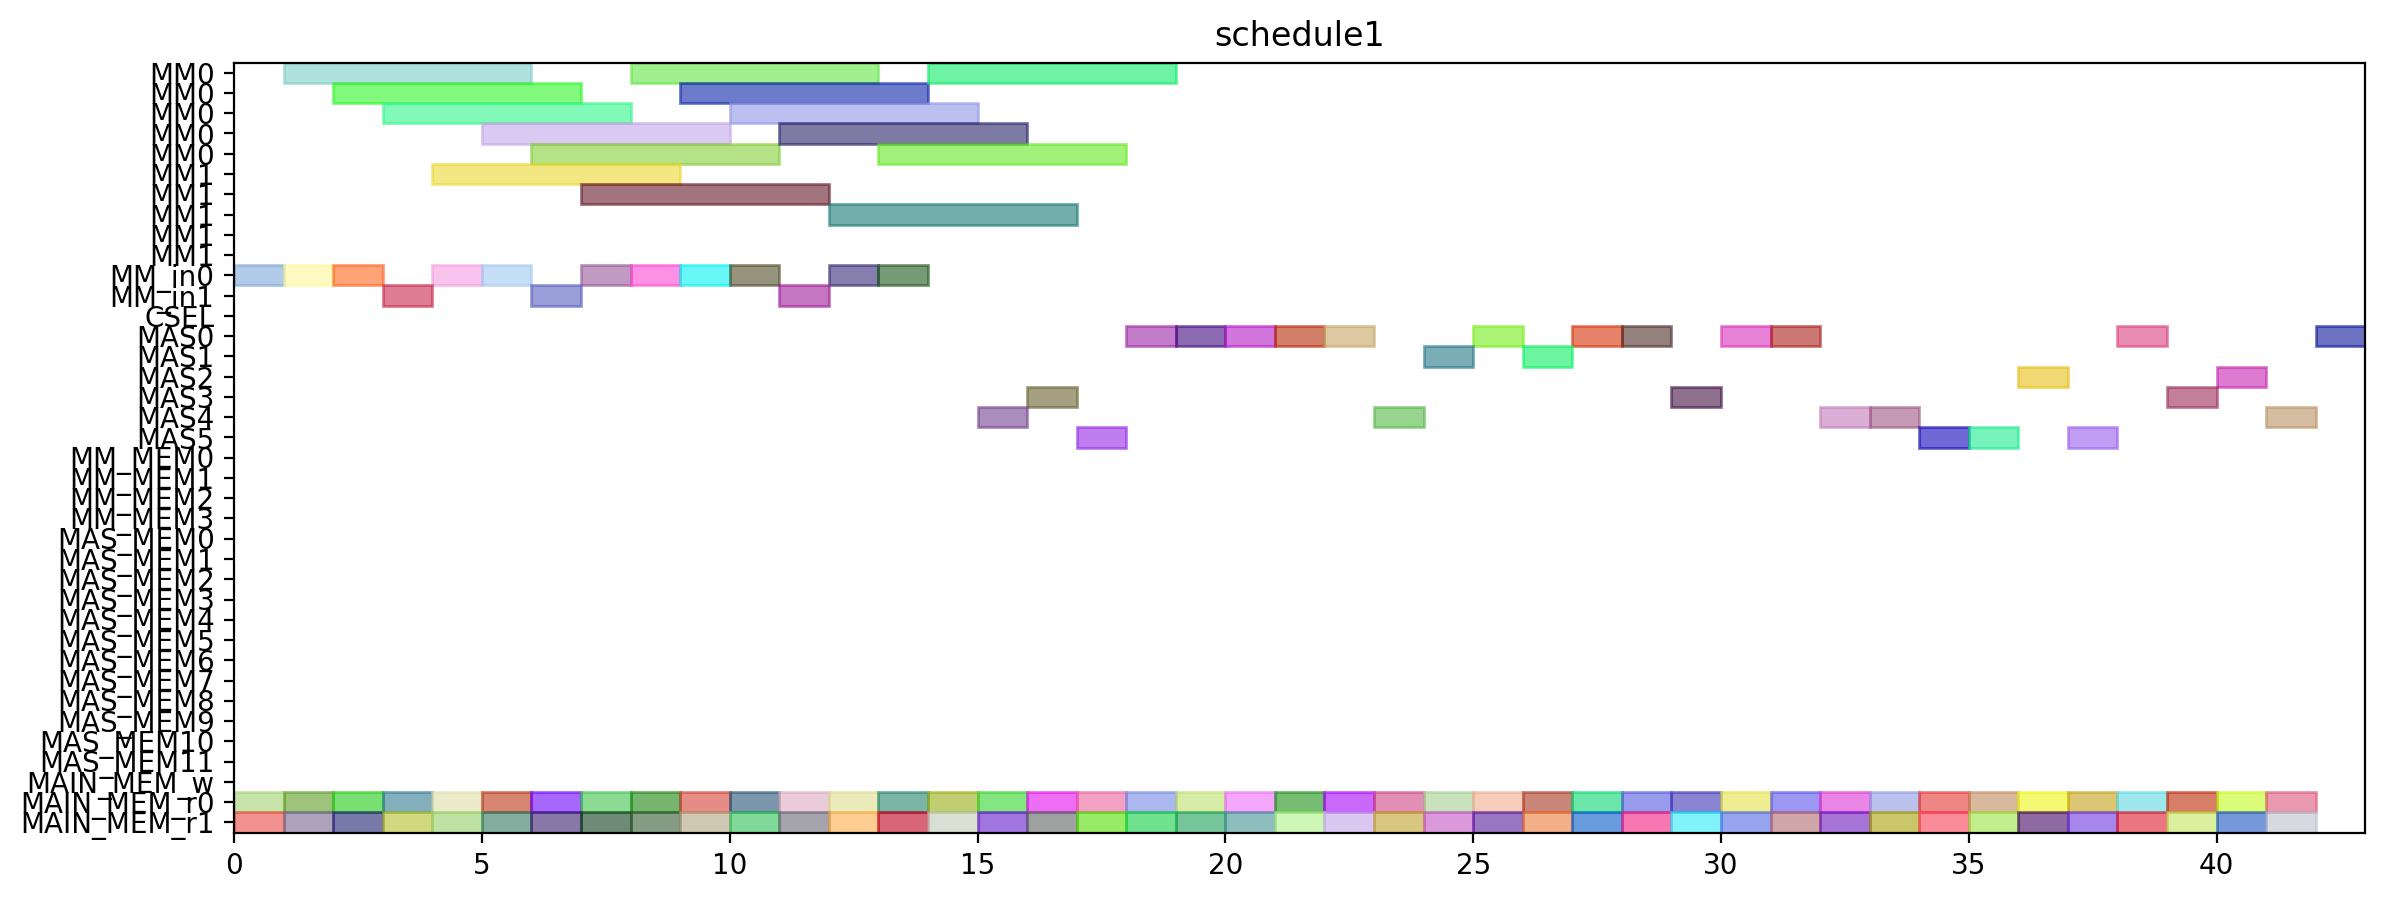

Generate this figure with Python:
from pyschedule import Scenario, solvers, plotters, alt


def solve():
	horizon = 151
	S = Scenario("schedule1", horizon=horizon)

	# resource
	MM = S.Resources('MM', num=2, size=5)
	MM_in = S.Resources('MM_in', num=2)
	CSEL = S.Resource('CSEL')
	MAS = S.Resources('MAS', num=6, size=1, periods=range(1, horizon))
	MM_MEM = S.Resources('MM_MEM', num=4)
	MAS_MEM = S.Resources('MAS_MEM', num=12)
	MAIN_MEM_w = S.Resource('MAIN_MEM_w', size=1)
	MAIN_MEM_r = S.Resources('MAIN_MEM_r', num=2)

	# result of previous scheduling
	t1_t1_in = S.Task('t1_t1_in', length=1, delay_cost=1)
	S += t1_t1_in >= 0
	t1_t1_in += MM_in[0]

	t1_t1_mem0 = S.Task('t1_t1_mem0', length=1, delay_cost=1)
	S += t1_t1_mem0 >= 0
	t1_t1_mem0 += MAIN_MEM_r[0]

	t1_t1_mem1 = S.Task('t1_t1_mem1', length=1, delay_cost=1)
	S += t1_t1_mem1 >= 0
	t1_t1_mem1 += MAIN_MEM_r[1]

	t1_t1 = S.Task('t1_t1', length=5, delay_cost=1)
	S += t1_t1 >= 1
	t1_t1 += MM[0]

	t4_t8_t1_in = S.Task('t4_t8_t1_in', length=1, delay_cost=1)
	S += t4_t8_t1_in >= 1
	t4_t8_t1_in += MM_in[0]

	t4_t8_t1_mem0 = S.Task('t4_t8_t1_mem0', length=1, delay_cost=1)
	S += t4_t8_t1_mem0 >= 1
	t4_t8_t1_mem0 += MAIN_MEM_r[0]

	t4_t8_t1_mem1 = S.Task('t4_t8_t1_mem1', length=1, delay_cost=1)
	S += t4_t8_t1_mem1 >= 1
	t4_t8_t1_mem1 += MAIN_MEM_r[1]

	t4_t2_t1_in = S.Task('t4_t2_t1_in', length=1, delay_cost=1)
	S += t4_t2_t1_in >= 2
	t4_t2_t1_in += MM_in[0]

	t4_t2_t1_mem0 = S.Task('t4_t2_t1_mem0', length=1, delay_cost=1)
	S += t4_t2_t1_mem0 >= 2
	t4_t2_t1_mem0 += MAIN_MEM_r[0]

	t4_t2_t1_mem1 = S.Task('t4_t2_t1_mem1', length=1, delay_cost=1)
	S += t4_t2_t1_mem1 >= 2
	t4_t2_t1_mem1 += MAIN_MEM_r[1]

	t4_t8_t1 = S.Task('t4_t8_t1', length=5, delay_cost=1)
	S += t4_t8_t1 >= 2
	t4_t8_t1 += MM[0]

	t4_t0_t1_in = S.Task('t4_t0_t1_in', length=1, delay_cost=1)
	S += t4_t0_t1_in >= 3
	t4_t0_t1_in += MM_in[1]

	t4_t0_t1_mem0 = S.Task('t4_t0_t1_mem0', length=1, delay_cost=1)
	S += t4_t0_t1_mem0 >= 3
	t4_t0_t1_mem0 += MAIN_MEM_r[0]

	t4_t0_t1_mem1 = S.Task('t4_t0_t1_mem1', length=1, delay_cost=1)
	S += t4_t0_t1_mem1 >= 3
	t4_t0_t1_mem1 += MAIN_MEM_r[1]

	t4_t2_t1 = S.Task('t4_t2_t1', length=5, delay_cost=1)
	S += t4_t2_t1 >= 3
	t4_t2_t1 += MM[0]

	t4_t0_t1 = S.Task('t4_t0_t1', length=5, delay_cost=1)
	S += t4_t0_t1 >= 4
	t4_t0_t1 += MM[1]

	t4_t1_t1_in = S.Task('t4_t1_t1_in', length=1, delay_cost=1)
	S += t4_t1_t1_in >= 4
	t4_t1_t1_in += MM_in[0]

	t4_t1_t1_mem0 = S.Task('t4_t1_t1_mem0', length=1, delay_cost=1)
	S += t4_t1_t1_mem0 >= 4
	t4_t1_t1_mem0 += MAIN_MEM_r[0]

	t4_t1_t1_mem1 = S.Task('t4_t1_t1_mem1', length=1, delay_cost=1)
	S += t4_t1_t1_mem1 >= 4
	t4_t1_t1_mem1 += MAIN_MEM_r[1]

	t4_t1_t0_in = S.Task('t4_t1_t0_in', length=1, delay_cost=1)
	S += t4_t1_t0_in >= 5
	t4_t1_t0_in += MM_in[0]

	t4_t1_t0_mem0 = S.Task('t4_t1_t0_mem0', length=1, delay_cost=1)
	S += t4_t1_t0_mem0 >= 5
	t4_t1_t0_mem0 += MAIN_MEM_r[0]

	t4_t1_t0_mem1 = S.Task('t4_t1_t0_mem1', length=1, delay_cost=1)
	S += t4_t1_t0_mem1 >= 5
	t4_t1_t0_mem1 += MAIN_MEM_r[1]

	t4_t1_t1 = S.Task('t4_t1_t1', length=5, delay_cost=1)
	S += t4_t1_t1 >= 5
	t4_t1_t1 += MM[0]

	t4_t1_t0 = S.Task('t4_t1_t0', length=5, delay_cost=1)
	S += t4_t1_t0 >= 6
	t4_t1_t0 += MM[0]

	t4_t2_t0_in = S.Task('t4_t2_t0_in', length=1, delay_cost=1)
	S += t4_t2_t0_in >= 6
	t4_t2_t0_in += MM_in[1]

	t4_t2_t0_mem0 = S.Task('t4_t2_t0_mem0', length=1, delay_cost=1)
	S += t4_t2_t0_mem0 >= 6
	t4_t2_t0_mem0 += MAIN_MEM_r[0]

	t4_t2_t0_mem1 = S.Task('t4_t2_t0_mem1', length=1, delay_cost=1)
	S += t4_t2_t0_mem1 >= 6
	t4_t2_t0_mem1 += MAIN_MEM_r[1]

	t4_t0_t0_in = S.Task('t4_t0_t0_in', length=1, delay_cost=1)
	S += t4_t0_t0_in >= 7
	t4_t0_t0_in += MM_in[0]

	t4_t0_t0_mem0 = S.Task('t4_t0_t0_mem0', length=1, delay_cost=1)
	S += t4_t0_t0_mem0 >= 7
	t4_t0_t0_mem0 += MAIN_MEM_r[0]

	t4_t0_t0_mem1 = S.Task('t4_t0_t0_mem1', length=1, delay_cost=1)
	S += t4_t0_t0_mem1 >= 7
	t4_t0_t0_mem1 += MAIN_MEM_r[1]

	t4_t2_t0 = S.Task('t4_t2_t0', length=5, delay_cost=1)
	S += t4_t2_t0 >= 7
	t4_t2_t0 += MM[1]

	t4_t0_t0 = S.Task('t4_t0_t0', length=5, delay_cost=1)
	S += t4_t0_t0 >= 8
	t4_t0_t0 += MM[0]

	t4_t8_t0_in = S.Task('t4_t8_t0_in', length=1, delay_cost=1)
	S += t4_t8_t0_in >= 8
	t4_t8_t0_in += MM_in[0]

	t4_t8_t0_mem0 = S.Task('t4_t8_t0_mem0', length=1, delay_cost=1)
	S += t4_t8_t0_mem0 >= 8
	t4_t8_t0_mem0 += MAIN_MEM_r[0]

	t4_t8_t0_mem1 = S.Task('t4_t8_t0_mem1', length=1, delay_cost=1)
	S += t4_t8_t0_mem1 >= 8
	t4_t8_t0_mem1 += MAIN_MEM_r[1]

	t1_t0_in = S.Task('t1_t0_in', length=1, delay_cost=1)
	S += t1_t0_in >= 9
	t1_t0_in += MM_in[0]

	t1_t0_mem0 = S.Task('t1_t0_mem0', length=1, delay_cost=1)
	S += t1_t0_mem0 >= 9
	t1_t0_mem0 += MAIN_MEM_r[0]

	t1_t0_mem1 = S.Task('t1_t0_mem1', length=1, delay_cost=1)
	S += t1_t0_mem1 >= 9
	t1_t0_mem1 += MAIN_MEM_r[1]

	t4_t8_t0 = S.Task('t4_t8_t0', length=5, delay_cost=1)
	S += t4_t8_t0 >= 9
	t4_t8_t0 += MM[0]

	t0_t1_in = S.Task('t0_t1_in', length=1, delay_cost=1)
	S += t0_t1_in >= 10
	t0_t1_in += MM_in[0]

	t0_t1_mem0 = S.Task('t0_t1_mem0', length=1, delay_cost=1)
	S += t0_t1_mem0 >= 10
	t0_t1_mem0 += MAIN_MEM_r[0]

	t0_t1_mem1 = S.Task('t0_t1_mem1', length=1, delay_cost=1)
	S += t0_t1_mem1 >= 10
	t0_t1_mem1 += MAIN_MEM_r[1]

	t1_t0 = S.Task('t1_t0', length=5, delay_cost=1)
	S += t1_t0 >= 10
	t1_t0 += MM[0]

	t0_t0_in = S.Task('t0_t0_in', length=1, delay_cost=1)
	S += t0_t0_in >= 11
	t0_t0_in += MM_in[1]

	t0_t0_mem0 = S.Task('t0_t0_mem0', length=1, delay_cost=1)
	S += t0_t0_mem0 >= 11
	t0_t0_mem0 += MAIN_MEM_r[0]

	t0_t0_mem1 = S.Task('t0_t0_mem1', length=1, delay_cost=1)
	S += t0_t0_mem1 >= 11
	t0_t0_mem1 += MAIN_MEM_r[1]

	t0_t1 = S.Task('t0_t1', length=5, delay_cost=1)
	S += t0_t1 >= 11
	t0_t1 += MM[0]

	t0_t0 = S.Task('t0_t0', length=5, delay_cost=1)
	S += t0_t0 >= 12
	t0_t0 += MM[1]

	t2_t1_in = S.Task('t2_t1_in', length=1, delay_cost=1)
	S += t2_t1_in >= 12
	t2_t1_in += MM_in[0]

	t2_t1_mem0 = S.Task('t2_t1_mem0', length=1, delay_cost=1)
	S += t2_t1_mem0 >= 12
	t2_t1_mem0 += MAIN_MEM_r[0]

	t2_t1_mem1 = S.Task('t2_t1_mem1', length=1, delay_cost=1)
	S += t2_t1_mem1 >= 12
	t2_t1_mem1 += MAIN_MEM_r[1]

	t2_t0_in = S.Task('t2_t0_in', length=1, delay_cost=1)
	S += t2_t0_in >= 13
	t2_t0_in += MM_in[0]

	t2_t0_mem0 = S.Task('t2_t0_mem0', length=1, delay_cost=1)
	S += t2_t0_mem0 >= 13
	t2_t0_mem0 += MAIN_MEM_r[0]

	t2_t0_mem1 = S.Task('t2_t0_mem1', length=1, delay_cost=1)
	S += t2_t0_mem1 >= 13
	t2_t0_mem1 += MAIN_MEM_r[1]

	t2_t1 = S.Task('t2_t1', length=5, delay_cost=1)
	S += t2_t1 >= 13
	t2_t1 += MM[0]

	t2_t0 = S.Task('t2_t0', length=5, delay_cost=1)
	S += t2_t0 >= 14
	t2_t0 += MM[0]

	t4_t50_mem0 = S.Task('t4_t50_mem0', length=1, delay_cost=1)
	S += t4_t50_mem0 >= 14
	t4_t50_mem0 += MAIN_MEM_r[0]

	t4_t50_mem1 = S.Task('t4_t50_mem1', length=1, delay_cost=1)
	S += t4_t50_mem1 >= 14
	t4_t50_mem1 += MAIN_MEM_r[1]

	t4_t41_mem0 = S.Task('t4_t41_mem0', length=1, delay_cost=1)
	S += t4_t41_mem0 >= 15
	t4_t41_mem0 += MAIN_MEM_r[0]

	t4_t41_mem1 = S.Task('t4_t41_mem1', length=1, delay_cost=1)
	S += t4_t41_mem1 >= 15
	t4_t41_mem1 += MAIN_MEM_r[1]

	t4_t50 = S.Task('t4_t50', length=1, delay_cost=1)
	S += t4_t50 >= 15
	t4_t50 += MAS[4]

	t1_t3_mem0 = S.Task('t1_t3_mem0', length=1, delay_cost=1)
	S += t1_t3_mem0 >= 16
	t1_t3_mem0 += MAIN_MEM_r[0]

	t1_t3_mem1 = S.Task('t1_t3_mem1', length=1, delay_cost=1)
	S += t1_t3_mem1 >= 16
	t1_t3_mem1 += MAIN_MEM_r[1]

	t4_t41 = S.Task('t4_t41', length=1, delay_cost=1)
	S += t4_t41 >= 16
	t4_t41 += MAS[3]

	t1_t3 = S.Task('t1_t3', length=1, delay_cost=1)
	S += t1_t3 >= 17
	t1_t3 += MAS[5]

	t4_t40_mem0 = S.Task('t4_t40_mem0', length=1, delay_cost=1)
	S += t4_t40_mem0 >= 17
	t4_t40_mem0 += MAIN_MEM_r[0]

	t4_t40_mem1 = S.Task('t4_t40_mem1', length=1, delay_cost=1)
	S += t4_t40_mem1 >= 17
	t4_t40_mem1 += MAIN_MEM_r[1]

	t1_t2_mem0 = S.Task('t1_t2_mem0', length=1, delay_cost=1)
	S += t1_t2_mem0 >= 18
	t1_t2_mem0 += MAIN_MEM_r[0]

	t1_t2_mem1 = S.Task('t1_t2_mem1', length=1, delay_cost=1)
	S += t1_t2_mem1 >= 18
	t1_t2_mem1 += MAIN_MEM_r[1]

	t4_t40 = S.Task('t4_t40', length=1, delay_cost=1)
	S += t4_t40 >= 18
	t4_t40 += MAS[0]

	t1_t2 = S.Task('t1_t2', length=1, delay_cost=1)
	S += t1_t2 >= 19
	t1_t2 += MAS[0]

	t4_t2_t3_mem0 = S.Task('t4_t2_t3_mem0', length=1, delay_cost=1)
	S += t4_t2_t3_mem0 >= 19
	t4_t2_t3_mem0 += MAIN_MEM_r[0]

	t4_t2_t3_mem1 = S.Task('t4_t2_t3_mem1', length=1, delay_cost=1)
	S += t4_t2_t3_mem1 >= 19
	t4_t2_t3_mem1 += MAIN_MEM_r[1]

	t4_t1_t3_mem0 = S.Task('t4_t1_t3_mem0', length=1, delay_cost=1)
	S += t4_t1_t3_mem0 >= 20
	t4_t1_t3_mem0 += MAIN_MEM_r[0]

	t4_t1_t3_mem1 = S.Task('t4_t1_t3_mem1', length=1, delay_cost=1)
	S += t4_t1_t3_mem1 >= 20
	t4_t1_t3_mem1 += MAIN_MEM_r[1]

	t4_t2_t3 = S.Task('t4_t2_t3', length=1, delay_cost=1)
	S += t4_t2_t3 >= 20
	t4_t2_t3 += MAS[0]

	t4_t1_t3 = S.Task('t4_t1_t3', length=1, delay_cost=1)
	S += t4_t1_t3 >= 21
	t4_t1_t3 += MAS[0]

	t4_t51_mem0 = S.Task('t4_t51_mem0', length=1, delay_cost=1)
	S += t4_t51_mem0 >= 21
	t4_t51_mem0 += MAIN_MEM_r[0]

	t4_t51_mem1 = S.Task('t4_t51_mem1', length=1, delay_cost=1)
	S += t4_t51_mem1 >= 21
	t4_t51_mem1 += MAIN_MEM_r[1]

	t4_t2_t2_mem0 = S.Task('t4_t2_t2_mem0', length=1, delay_cost=1)
	S += t4_t2_t2_mem0 >= 22
	t4_t2_t2_mem0 += MAIN_MEM_r[0]

	t4_t2_t2_mem1 = S.Task('t4_t2_t2_mem1', length=1, delay_cost=1)
	S += t4_t2_t2_mem1 >= 22
	t4_t2_t2_mem1 += MAIN_MEM_r[1]

	t4_t51 = S.Task('t4_t51', length=1, delay_cost=1)
	S += t4_t51 >= 22
	t4_t51 += MAS[0]

	t4_t1_t2_mem0 = S.Task('t4_t1_t2_mem0', length=1, delay_cost=1)
	S += t4_t1_t2_mem0 >= 23
	t4_t1_t2_mem0 += MAIN_MEM_r[0]

	t4_t1_t2_mem1 = S.Task('t4_t1_t2_mem1', length=1, delay_cost=1)
	S += t4_t1_t2_mem1 >= 23
	t4_t1_t2_mem1 += MAIN_MEM_r[1]

	t4_t2_t2 = S.Task('t4_t2_t2', length=1, delay_cost=1)
	S += t4_t2_t2 >= 23
	t4_t2_t2 += MAS[4]

	t4_t0_t3_mem0 = S.Task('t4_t0_t3_mem0', length=1, delay_cost=1)
	S += t4_t0_t3_mem0 >= 24
	t4_t0_t3_mem0 += MAIN_MEM_r[0]

	t4_t0_t3_mem1 = S.Task('t4_t0_t3_mem1', length=1, delay_cost=1)
	S += t4_t0_t3_mem1 >= 24
	t4_t0_t3_mem1 += MAIN_MEM_r[1]

	t4_t1_t2 = S.Task('t4_t1_t2', length=1, delay_cost=1)
	S += t4_t1_t2 >= 24
	t4_t1_t2 += MAS[1]

	t4_t0_t2_mem0 = S.Task('t4_t0_t2_mem0', length=1, delay_cost=1)
	S += t4_t0_t2_mem0 >= 25
	t4_t0_t2_mem0 += MAIN_MEM_r[0]

	t4_t0_t2_mem1 = S.Task('t4_t0_t2_mem1', length=1, delay_cost=1)
	S += t4_t0_t2_mem1 >= 25
	t4_t0_t2_mem1 += MAIN_MEM_r[1]

	t4_t0_t3 = S.Task('t4_t0_t3', length=1, delay_cost=1)
	S += t4_t0_t3 >= 25
	t4_t0_t3 += MAS[0]

	t0_t3_mem0 = S.Task('t0_t3_mem0', length=1, delay_cost=1)
	S += t0_t3_mem0 >= 26
	t0_t3_mem0 += MAIN_MEM_r[0]

	t0_t3_mem1 = S.Task('t0_t3_mem1', length=1, delay_cost=1)
	S += t0_t3_mem1 >= 26
	t0_t3_mem1 += MAIN_MEM_r[1]

	t4_t0_t2 = S.Task('t4_t0_t2', length=1, delay_cost=1)
	S += t4_t0_t2 >= 26
	t4_t0_t2 += MAS[1]

	t0_t2_mem0 = S.Task('t0_t2_mem0', length=1, delay_cost=1)
	S += t0_t2_mem0 >= 27
	t0_t2_mem0 += MAIN_MEM_r[0]

	t0_t2_mem1 = S.Task('t0_t2_mem1', length=1, delay_cost=1)
	S += t0_t2_mem1 >= 27
	t0_t2_mem1 += MAIN_MEM_r[1]

	t0_t3 = S.Task('t0_t3', length=1, delay_cost=1)
	S += t0_t3 >= 27
	t0_t3 += MAS[0]

	t0_t2 = S.Task('t0_t2', length=1, delay_cost=1)
	S += t0_t2 >= 28
	t0_t2 += MAS[0]

	t2_t3_mem0 = S.Task('t2_t3_mem0', length=1, delay_cost=1)
	S += t2_t3_mem0 >= 28
	t2_t3_mem0 += MAIN_MEM_r[0]

	t2_t3_mem1 = S.Task('t2_t3_mem1', length=1, delay_cost=1)
	S += t2_t3_mem1 >= 28
	t2_t3_mem1 += MAIN_MEM_r[1]

	t2_t2_mem0 = S.Task('t2_t2_mem0', length=1, delay_cost=1)
	S += t2_t2_mem0 >= 29
	t2_t2_mem0 += MAIN_MEM_r[0]

	t2_t2_mem1 = S.Task('t2_t2_mem1', length=1, delay_cost=1)
	S += t2_t2_mem1 >= 29
	t2_t2_mem1 += MAIN_MEM_r[1]

	t2_t3 = S.Task('t2_t3', length=1, delay_cost=1)
	S += t2_t3 >= 29
	t2_t3 += MAS[3]

	t2_t2 = S.Task('t2_t2', length=1, delay_cost=1)
	S += t2_t2 >= 30
	t2_t2 += MAS[0]


	# new tasks
	t4_t8_t2 = S.Task('t4_t8_t2', length=1, delay_cost=1)
	t4_t8_t2 += alt(MAS)
	t4_t8_t2_mem0 = S.Task('t4_t8_t2_mem0', length=1, delay_cost=1)
	t4_t8_t2_mem0 += MAIN_MEM_r[0]
	S += t4_t8_t2_mem0 <= t4_t8_t2

	t4_t8_t2_mem1 = S.Task('t4_t8_t2_mem1', length=1, delay_cost=1)
	t4_t8_t2_mem1 += MAIN_MEM_r[1]
	S += t4_t8_t2_mem1 <= t4_t8_t2

	t4_t8_t3 = S.Task('t4_t8_t3', length=1, delay_cost=1)
	t4_t8_t3 += alt(MAS)
	t4_t8_t3_mem0 = S.Task('t4_t8_t3_mem0', length=1, delay_cost=1)
	t4_t8_t3_mem0 += MAIN_MEM_r[0]
	S += t4_t8_t3_mem0 <= t4_t8_t3

	t4_t8_t3_mem1 = S.Task('t4_t8_t3_mem1', length=1, delay_cost=1)
	t4_t8_t3_mem1 += MAIN_MEM_r[1]
	S += t4_t8_t3_mem1 <= t4_t8_t3

	t70 = S.Task('t70', length=1, delay_cost=1)
	t70 += alt(MAS)
	t70_mem0 = S.Task('t70_mem0', length=1, delay_cost=1)
	t70_mem0 += MAIN_MEM_r[0]
	S += t70_mem0 <= t70

	t70_mem1 = S.Task('t70_mem1', length=1, delay_cost=1)
	t70_mem1 += MAIN_MEM_r[1]
	S += t70_mem1 <= t70

	t71 = S.Task('t71', length=1, delay_cost=1)
	t71 += alt(MAS)
	t71_mem0 = S.Task('t71_mem0', length=1, delay_cost=1)
	t71_mem0 += MAIN_MEM_r[0]
	S += t71_mem0 <= t71

	t71_mem1 = S.Task('t71_mem1', length=1, delay_cost=1)
	t71_mem1 += MAIN_MEM_r[1]
	S += t71_mem1 <= t71

	t80 = S.Task('t80', length=1, delay_cost=1)
	t80 += alt(MAS)
	t80_mem0 = S.Task('t80_mem0', length=1, delay_cost=1)
	t80_mem0 += MAIN_MEM_r[0]
	S += t80_mem0 <= t80

	t80_mem1 = S.Task('t80_mem1', length=1, delay_cost=1)
	t80_mem1 += MAIN_MEM_r[1]
	S += t80_mem1 <= t80

	t81 = S.Task('t81', length=1, delay_cost=1)
	t81 += alt(MAS)
	t81_mem0 = S.Task('t81_mem0', length=1, delay_cost=1)
	t81_mem0 += MAIN_MEM_r[0]
	S += t81_mem0 <= t81

	t81_mem1 = S.Task('t81_mem1', length=1, delay_cost=1)
	t81_mem1 += MAIN_MEM_r[1]
	S += t81_mem1 <= t81

	t90 = S.Task('t90', length=1, delay_cost=1)
	t90 += alt(MAS)
	t90_mem0 = S.Task('t90_mem0', length=1, delay_cost=1)
	t90_mem0 += MAIN_MEM_r[0]
	S += t90_mem0 <= t90

	t90_mem1 = S.Task('t90_mem1', length=1, delay_cost=1)
	t90_mem1 += MAIN_MEM_r[1]
	S += t90_mem1 <= t90

	t91 = S.Task('t91', length=1, delay_cost=1)
	t91 += alt(MAS)
	t91_mem0 = S.Task('t91_mem0', length=1, delay_cost=1)
	t91_mem0 += MAIN_MEM_r[0]
	S += t91_mem0 <= t91

	t91_mem1 = S.Task('t91_mem1', length=1, delay_cost=1)
	t91_mem1 += MAIN_MEM_r[1]
	S += t91_mem1 <= t91

	t100 = S.Task('t100', length=1, delay_cost=1)
	t100 += alt(MAS)
	t100_mem0 = S.Task('t100_mem0', length=1, delay_cost=1)
	t100_mem0 += MAIN_MEM_r[0]
	S += t100_mem0 <= t100

	t100_mem1 = S.Task('t100_mem1', length=1, delay_cost=1)
	t100_mem1 += MAIN_MEM_r[1]
	S += t100_mem1 <= t100

	t101 = S.Task('t101', length=1, delay_cost=1)
	t101 += alt(MAS)
	t101_mem0 = S.Task('t101_mem0', length=1, delay_cost=1)
	t101_mem0 += MAIN_MEM_r[0]
	S += t101_mem0 <= t101

	t101_mem1 = S.Task('t101_mem1', length=1, delay_cost=1)
	t101_mem1 += MAIN_MEM_r[1]
	S += t101_mem1 <= t101

	t5_t0_t2 = S.Task('t5_t0_t2', length=1, delay_cost=1)
	t5_t0_t2 += alt(MAS)
	t5_t0_t2_mem0 = S.Task('t5_t0_t2_mem0', length=1, delay_cost=1)
	t5_t0_t2_mem0 += MAIN_MEM_r[0]
	S += t5_t0_t2_mem0 <= t5_t0_t2

	t5_t0_t2_mem1 = S.Task('t5_t0_t2_mem1', length=1, delay_cost=1)
	t5_t0_t2_mem1 += MAIN_MEM_r[1]
	S += t5_t0_t2_mem1 <= t5_t0_t2

	t5_t8_t2 = S.Task('t5_t8_t2', length=1, delay_cost=1)
	t5_t8_t2 += alt(MAS)
	t5_t8_t2_mem0 = S.Task('t5_t8_t2_mem0', length=1, delay_cost=1)
	t5_t8_t2_mem0 += MAIN_MEM_r[0]
	S += t5_t8_t2_mem0 <= t5_t8_t2

	t5_t8_t2_mem1 = S.Task('t5_t8_t2_mem1', length=1, delay_cost=1)
	t5_t8_t2_mem1 += MAIN_MEM_r[1]
	S += t5_t8_t2_mem1 <= t5_t8_t2

	solvers.mip.solve(S,msg=1,kind='CPLEX',ratio_gap=1.01)

	solution = [['hoge']*len(S.solution()[1]) for i in range(len(S.solution()))]
	for i in range(len(S.solution())):
		for j in range(len(S.solution()[i])):
			solution[i][j]=str(S.solution()[i][j])
	print(solution)

	cycles = int(solution[-1][3])

	pic_file_name = "/home/mfukuda/ABE/multiRAM_multiMAS_16mux/scheduling_result/stage5MM2_stage1MAS6/SPARSE/schedule1.png"
	if(S.solution() != []):
		plotters.matplotlib.plot(S,img_filename=pic_file_name, show_task_labels=False, fig_size=(cycles*0.25+3, 5))

	return solution
